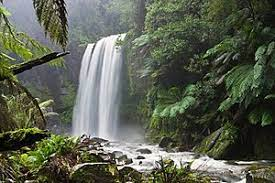
#> input picture data/img.jpg, 275 x 183 px, found by its file name
$ python c2_threshold.py
#> lines starting #> are read from the running program, lines starting #| are printed output that depends on the picture; after the words box and inside, x2 and y2 are one past the last pixel; in counts of white or black regions, pixels touching at a corner belong together
import numpy as np
import os
import cv2

img1 = cv2.imread('data/img.jpg', cv2.IMREAD_GRAYSCALE)
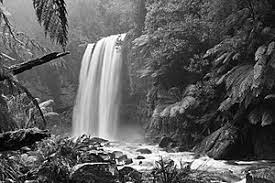
#> img1: shape (183, 275); min 0, max 255, mean 93.3

methods = [
            cv2.THRESH_BINARY,
            cv2.THRESH_BINARY_INV,
            cv2.THRESH_TRUNC,
            cv2.THRESH_TOZERO,
            cv2.THRESH_TOZERO_INV,
            cv2.THRESH_OTSU,
            cv2.THRESH_TRIANGLE,
            cv2.ADAPTIVE_THRESH_MEAN_C,
            cv2.ADAPTIVE_THRESH_GAUSSIAN_C,
            cv2.ADAPTIVE_THRESH_MEAN_C,
            cv2.ADAPTIVE_THRESH_GAUSSIAN_C]
thres = 79; maxVal = 255
ress = []
for i in range(0, 7):
    ret, res = cv2.threshold(img1, thres, maxVal, methods[i])
    ress.append(res)
#> this loop made 7 passes
#> ret on passes 1 to 7: 79, 79, 79, 79, 79, 108, 128
#> pass 1, `ret, res = cv2.threshold(img1, thres, maxVal, methods[i])`:
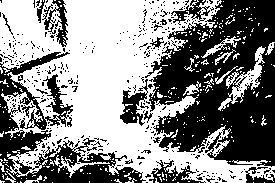
#> res: shape (183, 275); 54% white; 390 black regions (372 under 20 px), largest, box (x1, y1, x2, y2) and area: (145, 0, 275, 167) 13705, (0, 52, 146, 183) 5717, (120, 79, 148, 126) 549
#> pass 3, `ret, res = cv2.threshold(img1, thres, maxVal, methods[i])`:
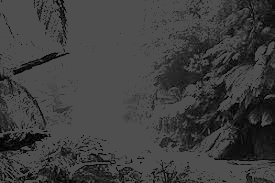
#> res: shape (183, 275); min 0, max 79, mean 62.9
#> after the loop, ress = 7 items
ress.append(cv2.adaptiveThreshold(img1, maxVal, methods[7], methods[0], 11, 0))
ress.append(cv2.adaptiveThreshold(img1, maxVal, methods[8], methods[0], 11, 0))
ress.append(cv2.adaptiveThreshold(img1, maxVal, methods[9], methods[0], 61, 0))
ress.append(cv2.adaptiveThreshold(img1, maxVal, methods[10], methods[0], 61, 0))
displays = [("input1", img1), ("res1", ress[0]), ("res2", ress[1]), ("res3", ress[2]),
           ("res4", ress[3]), ("res5", ress[4]), ("res6", ress[5]), ("res7", ress[6]),
           ("res8", ress[7]), ("res9", ress[8]), ("res10", ress[9]), ("res11", ress[10])]
for (name, out) in displays:
    cv2.imshow(name, out)
#> this loop made 12 passes
#> name on passes 1 to 12: 'input1', 'res1', 'res2', 'res3', 'res4', 'res5', 'res6', 'res7', 'res8', 'res9', 'res10', 'res11'

cv2.waitKey(0)
cv2.destroyAllWindows()
